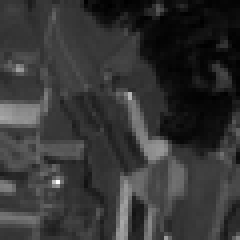
#> input picture _draft_notebooks/2020-10-28/S2A_MSIL2A_20170613T101031_83_58/S2A_MSIL2A_20170613T101031_83_58_B05.tif, 60 x 60 px, given in place of puppy.jpg, which was not available (shown 4 times larger)
$ jupyter execute --allow-errors 2020-11-11-classic-images-vs-multispectral-images.ipynb   (shell and % lines are left out)   (text cells are left out)
#> lines starting #> are read from the running program, lines starting #| are printed output that depends on the picture
[cell 1]
#collapse
from PIL import Image
from pathlib import Path

img_path = Path(".") / "2020-11-11" / "puppy.jpg"
opened_img = Image.open(img_path)
#> opened_img is the input picture: PIL image 60x60 I;16; min 379, max 3647, mean 1066.3

[cell 2]
#collapse
def center_crop(img, crop_size=512):
#> called with crop_size = 512
    width, height = img.size
#> width = 60; height = 60
    half_crop = crop_size // 2
    # PILs coordinate system defines the pixel 0, 0
    # as the upper left corner of an image
    left = width // 2 - half_crop
#> left = -226
    right = width // 2 + half_crop
#> right = 286
    upper = height // 2 - half_crop
#> upper = -226
    lower = height // 2 + half_crop
#> lower = 286
    return img.crop((left, upper, right, lower))
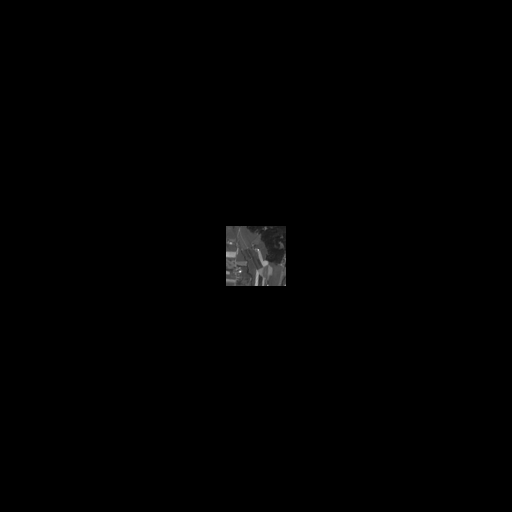
#> returned value: PIL image 512x512 I;16; min 0, max 3647, mean 14.6; drawn with min black and max white


img = Image.open(img_path)
cropped_rot_img = center_crop(img).rotate(90)


$ run again, on _draft_notebooks/2020-10-28/S2A_MSIL2A_20170613T101031_83_58/S2A_MSIL2A_20170613T101031_83_58_B06.tif
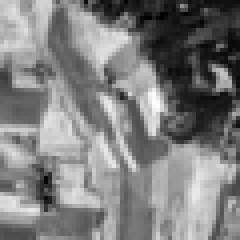
#> input picture _draft_notebooks/2020-10-28/S2A_MSIL2A_20170613T101031_83_58/S2A_MSIL2A_20170613T101031_83_58_B06.tif, 60 x 60 px, given in place of puppy.jpg, which was not available (shown 4 times larger)
#> opened_img is the input picture: PIL image 60x60 I;16; min 1215, max 4951, mean 3074.1
#> in center_crop, `return img.crop((left, upper, right, lower))`:
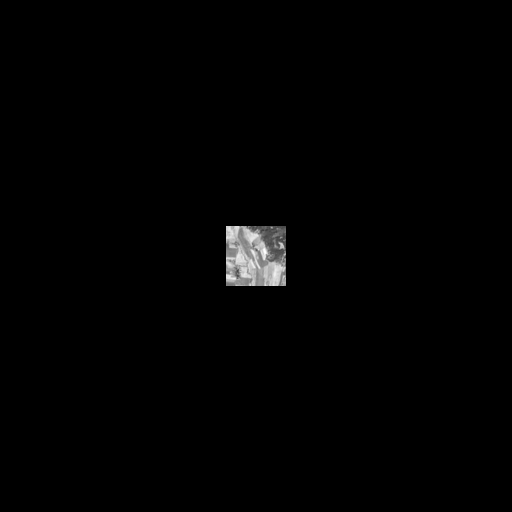
#> returned value: PIL image 512x512 I;16; min 0, max 4951, mean 42.2; drawn with min black and max white
